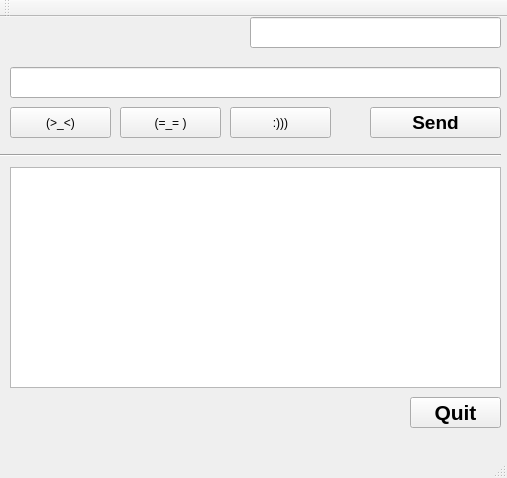
<?xml version="1.0" encoding="UTF-8"?>
<ui version="4.0">
 <class>MainWindow</class>
 <widget class="QMainWindow" name="MainWindow">
  <property name="geometry">
   <rect>
    <x>0</x>
    <y>0</y>
    <width>507</width>
    <height>478</height>
   </rect>
  </property>
  <property name="minimumSize">
   <size>
    <width>507</width>
    <height>478</height>
   </size>
  </property>
  <property name="windowTitle">
   <string>MainWindow</string>
  </property>
  <widget class="QWidget" name="centralWidget">
   <widget class="QTextEdit" name="textEdit">
    <property name="geometry">
     <rect>
      <x>10</x>
      <y>150</y>
      <width>491</width>
      <height>221</height>
     </rect>
    </property>
   </widget>
   <widget class="QLineEdit" name="messageLine">
    <property name="geometry">
     <rect>
      <x>10</x>
      <y>50</y>
      <width>491</width>
      <height>31</height>
     </rect>
    </property>
    <property name="font">
     <font>
      <family>Arial</family>
      <pointsize>16</pointsize>
      <weight>75</weight>
      <bold>true</bold>
     </font>
    </property>
   </widget>
   <widget class="QPushButton" name="quitButton">
    <property name="geometry">
     <rect>
      <x>410</x>
      <y>380</y>
      <width>91</width>
      <height>31</height>
     </rect>
    </property>
    <property name="font">
     <font>
      <family>Arial</family>
      <pointsize>16</pointsize>
      <weight>75</weight>
      <bold>true</bold>
     </font>
    </property>
    <property name="text">
     <string>Quit</string>
    </property>
   </widget>
   <widget class="QPushButton" name="sendButton">
    <property name="geometry">
     <rect>
      <x>370</x>
      <y>90</y>
      <width>131</width>
      <height>31</height>
     </rect>
    </property>
    <property name="font">
     <font>
      <family>Arial</family>
      <pointsize>14</pointsize>
      <weight>75</weight>
      <bold>true</bold>
     </font>
    </property>
    <property name="text">
     <string>Send</string>
    </property>
   </widget>
   <widget class="Line" name="line_2">
    <property name="geometry">
     <rect>
      <x>0</x>
      <y>130</y>
      <width>501</width>
      <height>16</height>
     </rect>
    </property>
    <property name="orientation">
     <enum>Qt::Horizontal</enum>
    </property>
   </widget>
   <widget class="QLineEdit" name="statusLabel">
    <property name="geometry">
     <rect>
      <x>250</x>
      <y>0</y>
      <width>251</width>
      <height>31</height>
     </rect>
    </property>
    <property name="font">
     <font>
      <pointsize>16</pointsize>
     </font>
    </property>
   </widget>
   <widget class="QPushButton" name="smileButton1">
    <property name="enabled">
     <bool>true</bool>
    </property>
    <property name="geometry">
     <rect>
      <x>10</x>
      <y>90</y>
      <width>101</width>
      <height>31</height>
     </rect>
    </property>
    <property name="text">
     <string>(&gt;_&lt;)</string>
    </property>
   </widget>
   <widget class="QPushButton" name="smileButton3">
    <property name="enabled">
     <bool>true</bool>
    </property>
    <property name="geometry">
     <rect>
      <x>230</x>
      <y>90</y>
      <width>101</width>
      <height>31</height>
     </rect>
    </property>
    <property name="text">
     <string>:)))</string>
    </property>
   </widget>
   <widget class="QPushButton" name="smileButton2">
    <property name="enabled">
     <bool>true</bool>
    </property>
    <property name="geometry">
     <rect>
      <x>120</x>
      <y>90</y>
      <width>101</width>
      <height>31</height>
     </rect>
    </property>
    <property name="text">
     <string>(=_= )</string>
    </property>
   </widget>
  </widget>
  <widget class="QMenuBar" name="menuBar">
   <property name="geometry">
    <rect>
     <x>0</x>
     <y>0</y>
     <width>507</width>
     <height>21</height>
    </rect>
   </property>
  </widget>
  <widget class="QToolBar" name="mainToolBar">
   <attribute name="toolBarArea">
    <enum>TopToolBarArea</enum>
   </attribute>
   <attribute name="toolBarBreak">
    <bool>false</bool>
   </attribute>
  </widget>
  <widget class="QStatusBar" name="statusBar"/>
 </widget>
 <layoutdefault spacing="6" margin="11"/>
 <resources/>
 <connections/>
</ui>
